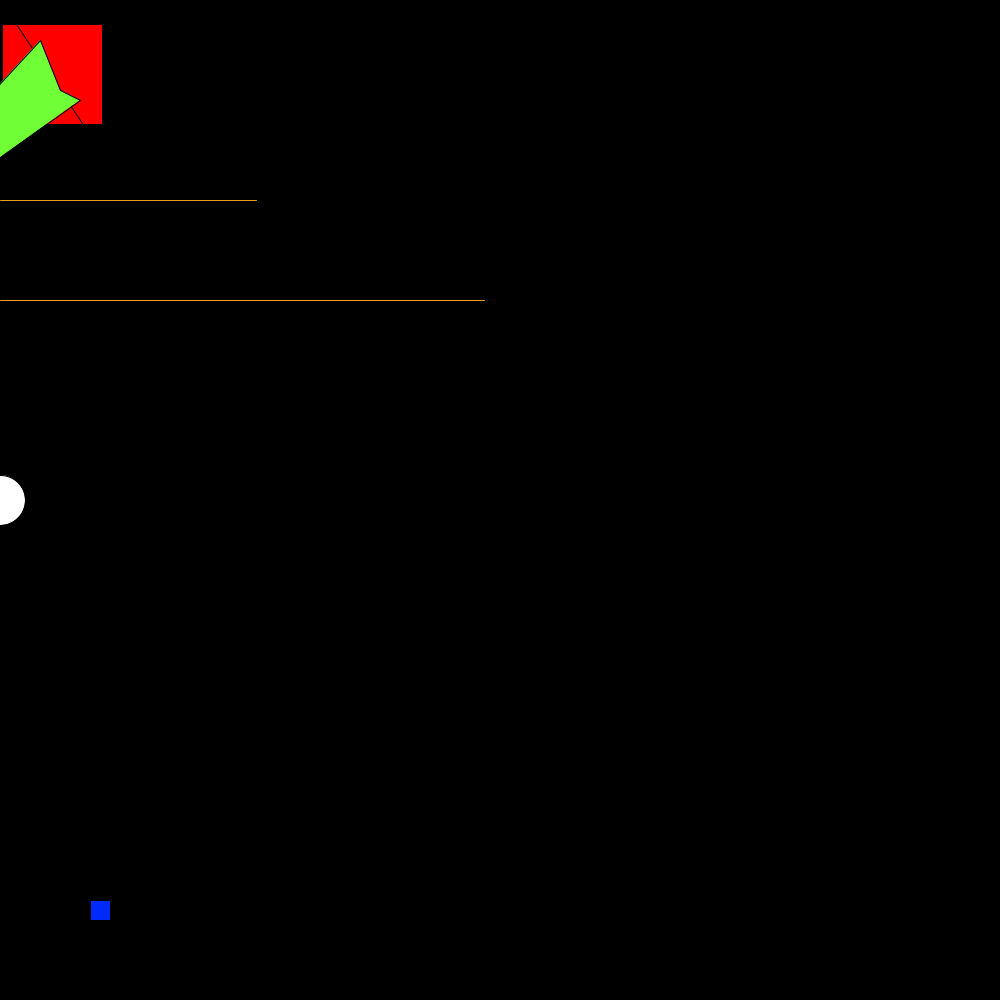
Frame 1 (no input)
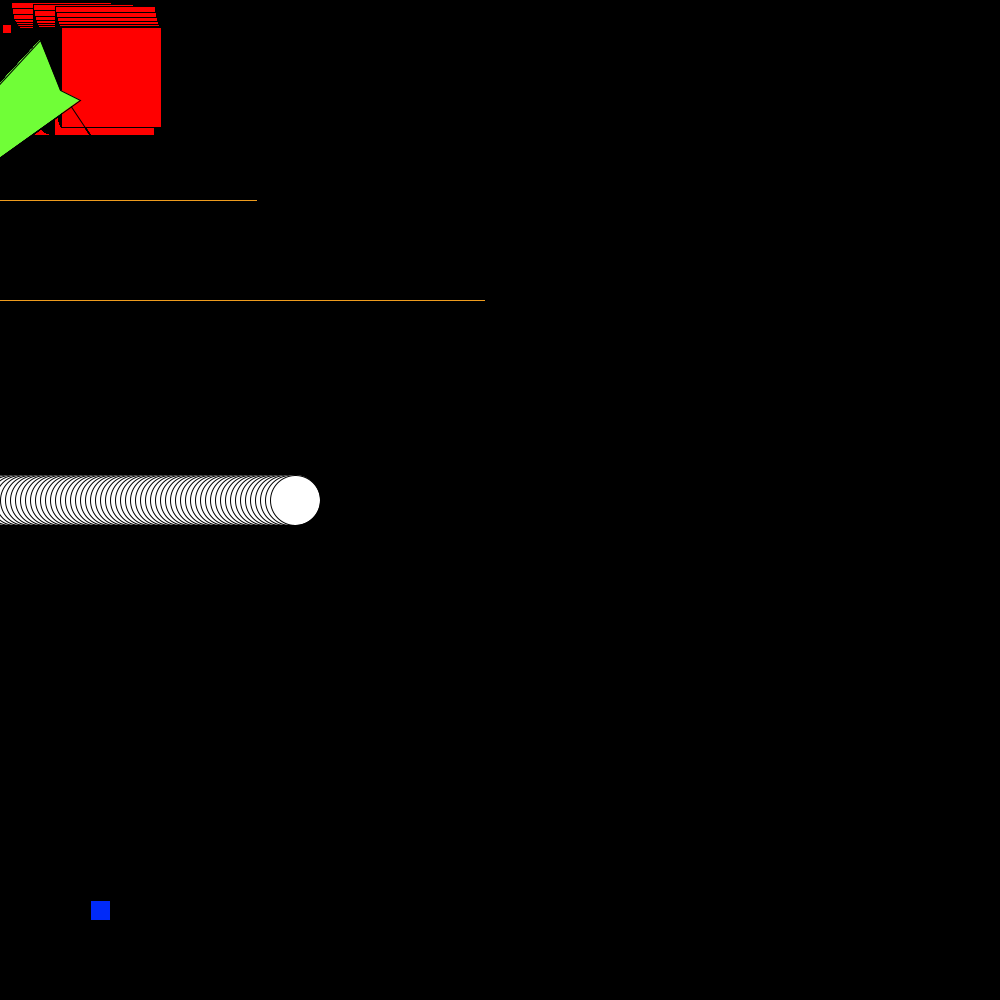
Frame 60 (the mouse pressed at the canvas centre just before this capture)
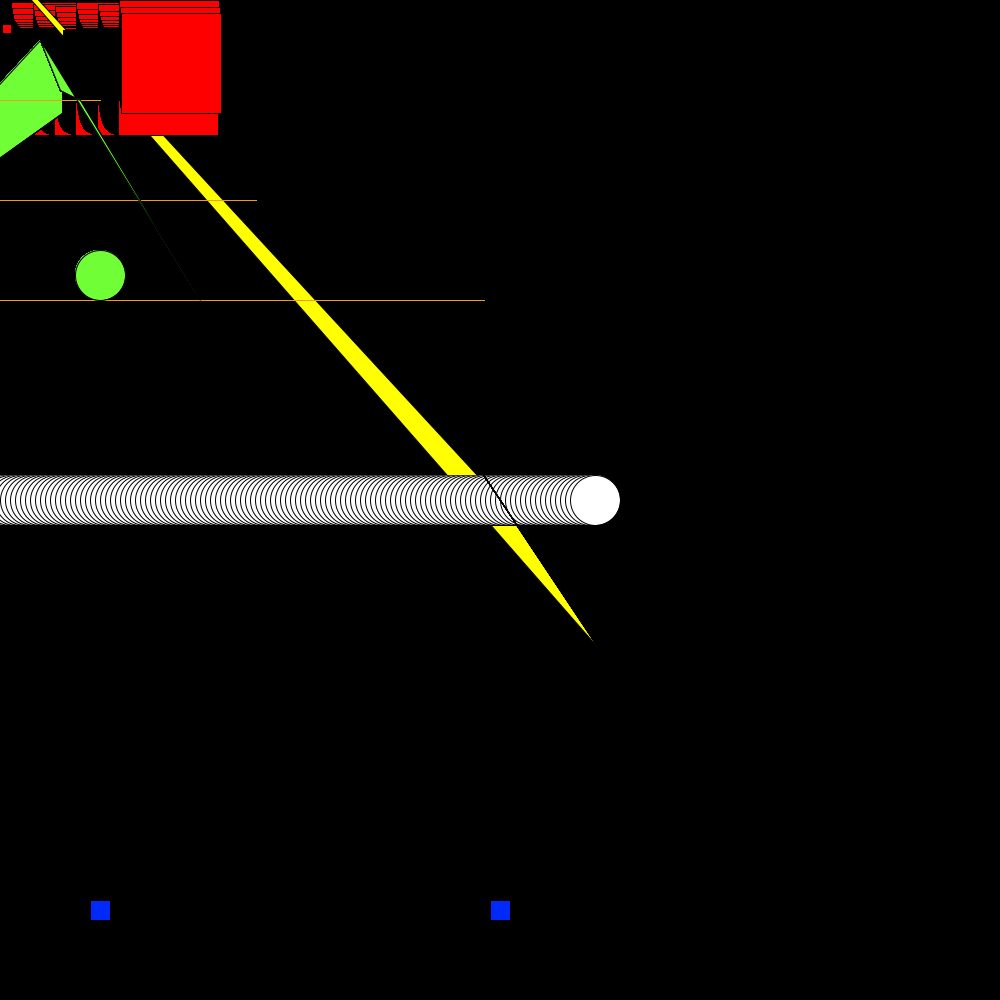
Frame 120 (the mouse held since frame 60 and released just before this capture)

The Processing sketch that drew these frames (run headless with seeded random() and noise(); from frame 60 on, the mouse is pressed at the canvas centre):

// Processing sketch: Assignment3
// ── Assignment3.pde
  float circleX;
  float lineY;
  float lineX;
  float lineZ;
  float rectX, rectY;
  float angle;
  float speed;
float x1;
float x2;
float mx;


void setup(){
  background(0,0,0);
  size(1000,1000);
  circleX = 0;
rectX =1;  
speed = 5;
}
void draw(){  
  
  lineX = sq(10); // Places the square at different locations on the program
  lineY = sq(16);// Same thing
  lineZ = sq(22);
  
  stroke(238,156,30);
  line(0,100, lineX,100);
  line(0,200, lineY,200);
  line(0,300, lineZ, 300);
  
angle= millis()%361;
rectX++;
rectY = 25*atan(radians(angle));

stroke(0,0,0);
fill(255,0,0);
rect(rectX, rectY, 100, 100);
println("rectX + Y:" + rectX,rectY);

 
 fill(255,255,0);
triangle(mouseX, mouseY, mouseX+100, mouseY+150, pmouseX-100, pmouseY-150);
println("mouseX + Y:" + mouseX,mouseY);

fill(255,255,255);
ellipse(circleX,500, 50,50);
  circleX = circleX + speed;
  
    fill(112,254,55);
    x1 = map(mouseX,500,width, 100,300);
    ellipse(x1,275,50,50);
    x2 = map(mouseX,500,width,200,600);
    quad(x2,300,40,40,60,90,80,100);
  
  fill(0,42,249);
    float mx = constrain(mouseX, 100, 900);
  rect(mx-10, 900, 20, 20);

}
